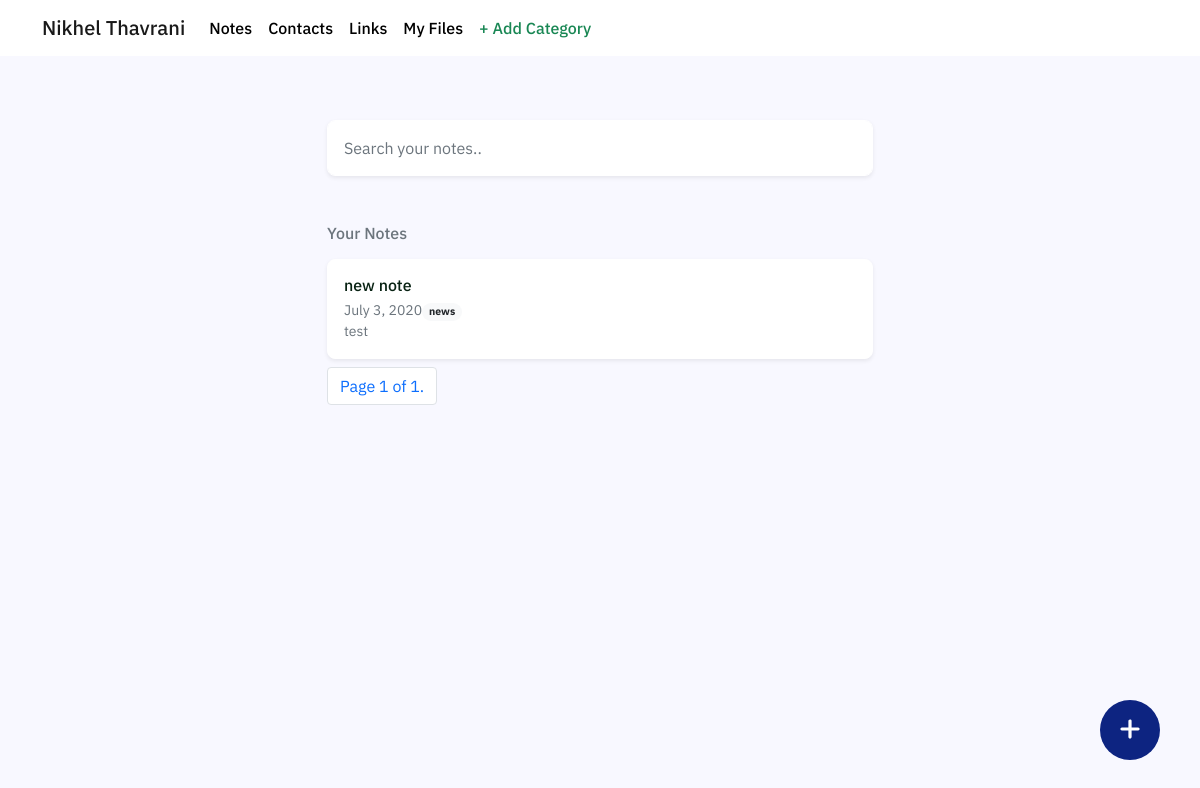
Before: /notes/ with the older database file.
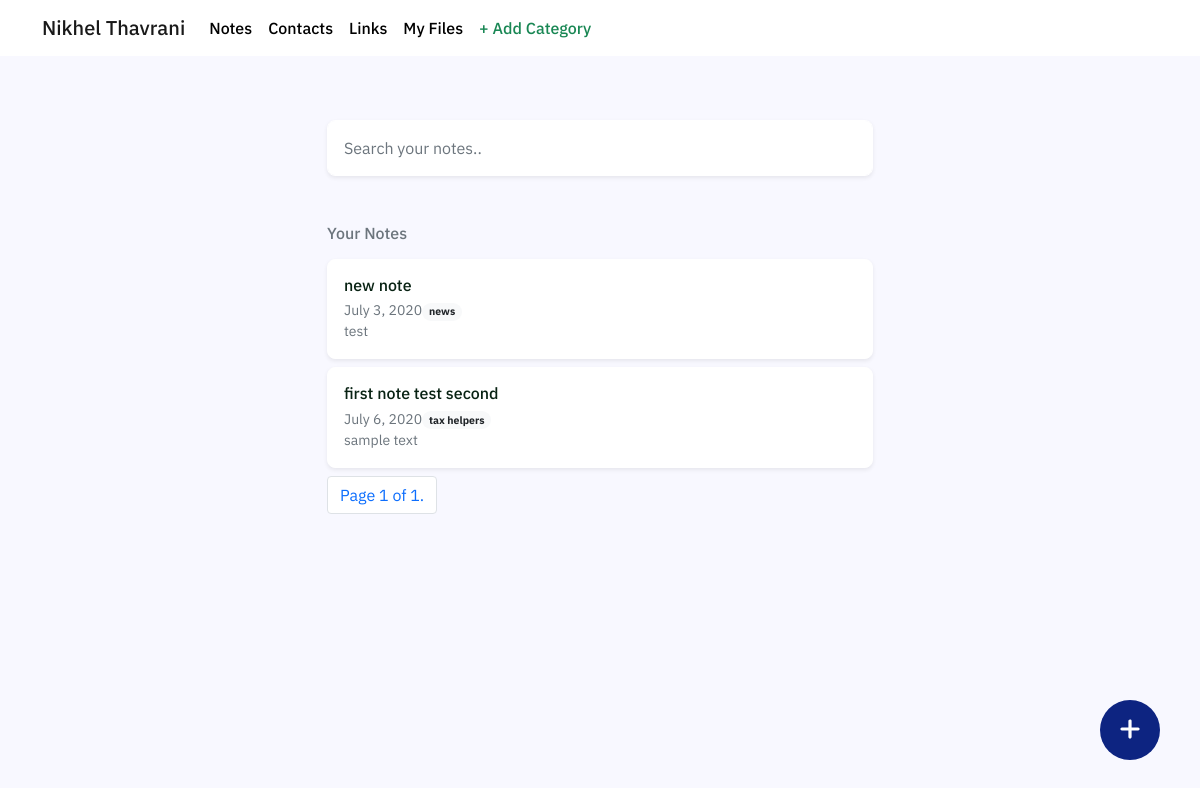
After: the same page with the newer database file.
### notes/models.py (models this page shows, shortened)
class Post(models.Model):
    title = models.CharField(max_length=100)
    body = models.TextField()
    created_date = models.DateField(auto_now_add=True)
    category = models.CharField(max_length=255, default='tax-returns')

### notes/views.py (the view)
# urls.py: path('notes/', HomeView.as_view(), name="home"),
class HomeView(ListView):
    model = Post
    template_name = 'home.html'
    ordering = [Lower('category')]
    paginate_by = 10
    def get_context_data(self,*args, **kwargs):
        cat_menu = Category.objects.all()
        context = super(HomeView, self).get_context_data(*args, **kwargs)
        context["cat_menu"] = cat_menu
        return context

### notes/templates/home.html (shortened to what this page needs)
{% extends 'base.html' %}
{% block content %}
<a href="{% url 'add_note' %}" class="float">
  <h2 class="my-float mt-3"></h2></a>
<div class="row align-items-center mh-100">
        <div class="col-sm-6 mx-auto mt-5">
      <form method="get" action="{% url 'search' %}">
        <input class="form-control search-box shadow-sm p-3 mb-5 bg-white mt-3" id="search" name="search" placeholder="Search your notes..">
     </form>
     <div class="text-muted pb-2"><h6>Your Notes</h6></div>
{% for post in object_list %}
    <div class="card link-card shadow-sm mb-2 bg-white">
  <div class="card-body d-flex align-items-center ml-2 ">
        <div class="flex-wrap ml-3">
     <a href="{% url 'note-detail' post.pk %}"><h6 class="link-head mb-0">{{ post.title }}</h6></a>
    <p class="card-text text-muted link-text mb-0">{{ post.created_date }}<a href="{% url 'category' post.category|slugify %}"><span class="badge rounded-pill bg-light text-dark">{{ post.category }}</span></a></p>
   <p class="card-text text-muted link-text ">{{ post.body|slice:":200" }}</p>
    </div>
  </div>
</div>
{% empty %}
<div class="text-muted pb-2"><h6>No results founds.</h6></div>
{% endfor %}
     <ul class="pagination">
        <li class="page-item"> <a class="page-link">
            Page {{ page_obj.number }} of {{ page_obj.paginator.num_pages }}.
        </span></a></li>
    </ul>
   </div>
</div>
{% endblock %}

Changed rows visible on the page:
added Post: title "first note test second", created_date "July 6, 2020", category "tax helpers", body "sample text"
